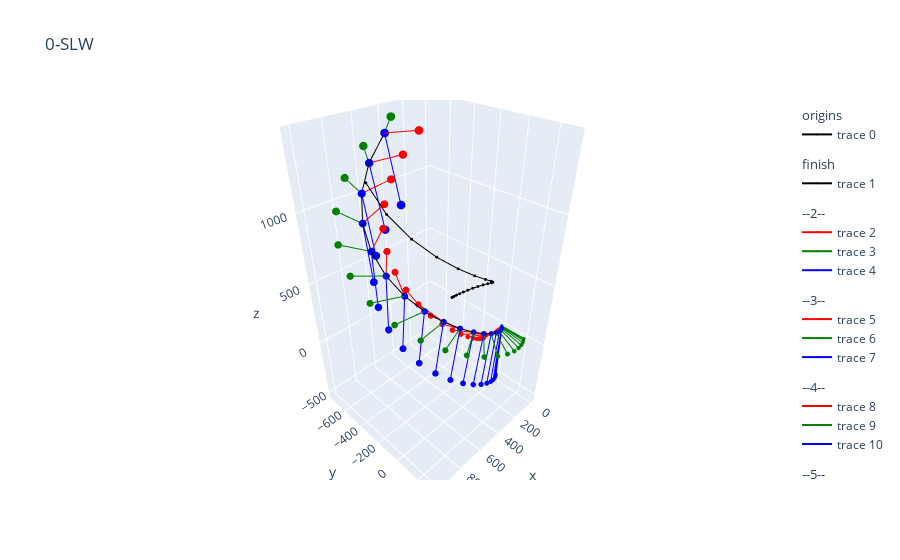
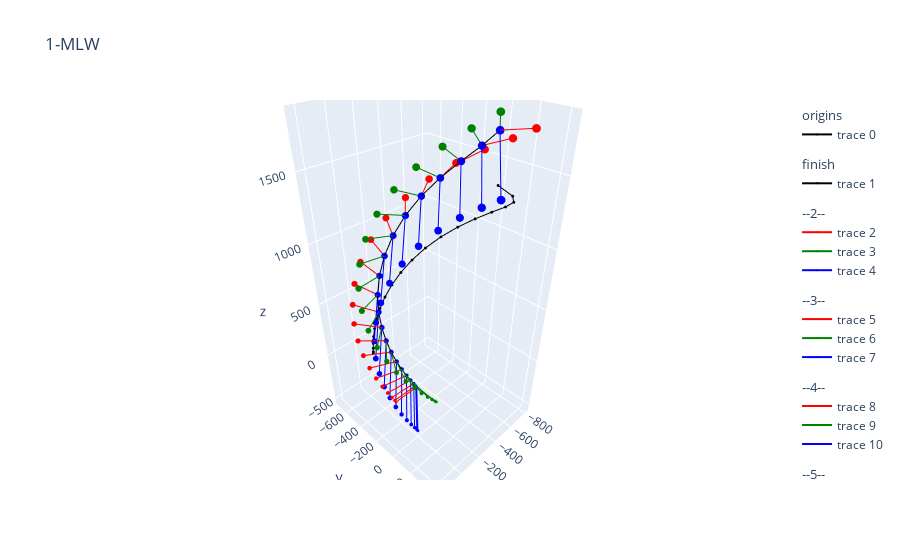
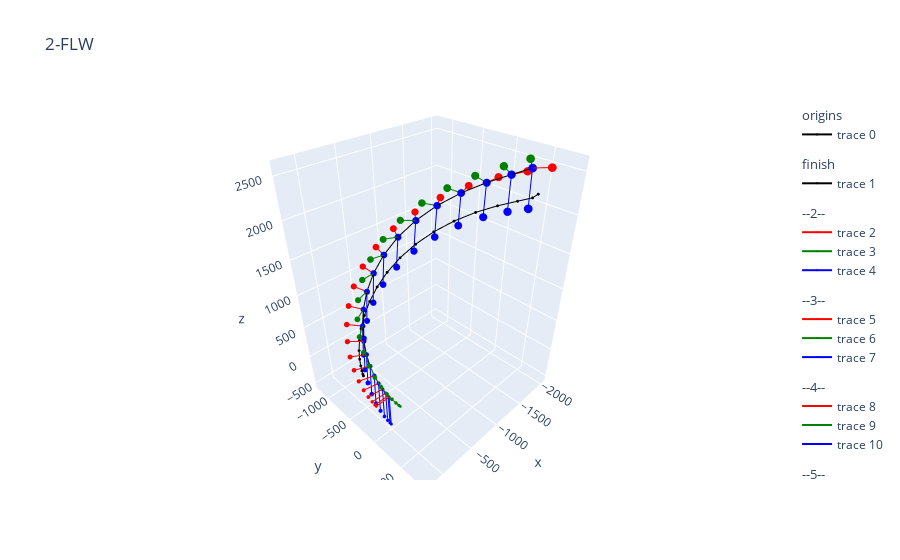
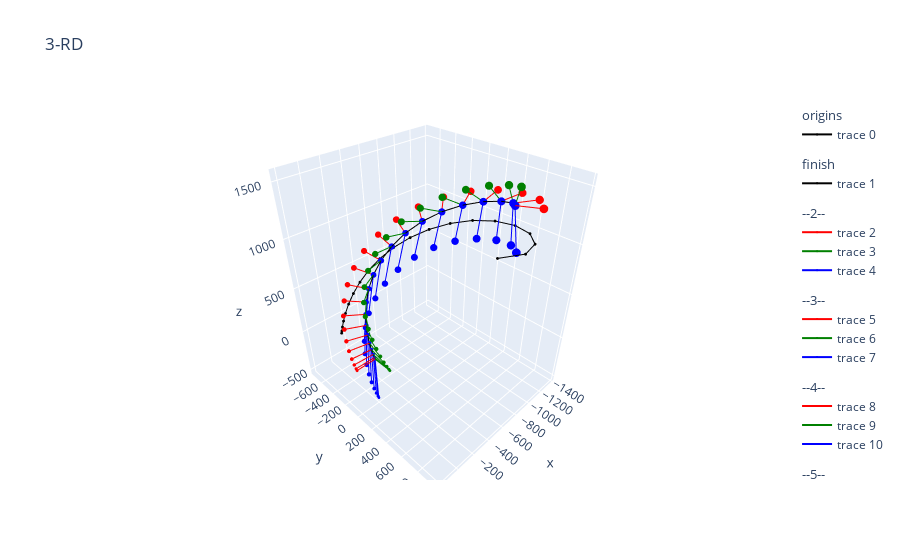

Write notebook code for charts like these, in order.
### Markdown cell above
## Display the Trace (Individual Sample)

### Code cell
for j in range(9):
    title = event_table[j][0]
    
    ## -------------------------------------------------------------
    # Compute the Trace
    mt = MotionTrace()

    for d in np.mean(X3[y==event_table[j][1]], axis=0):
        mt.forward(ap=d[3:], aax=d[0], aay=d[1], aaz=d[2])

    mt.trace

    # -------------------------------------------------------------
    # Draw
    data = []

    group_idx = 0

    # Draw origin and finish
    trace_origin = mt.trace_origin()
    trace_finish = mt.trace_finish()
    color = "black"

    data.append(
        go.Scatter3d(
            x=trace_origin[:, 0],
            y=trace_origin[:, 1],
            z=trace_origin[:, 2],
            marker={"size": 1, "color": color},
            line={"color": color, "width": 2},
            legendgroup=group_idx,
            legendgrouptitle={"text": 'origins'},
        )
    )
    group_idx += 1

    data.append(
        go.Scatter3d(
            x=trace_finish[:, 0],
            y=trace_finish[:, 1],
            z=trace_finish[:, 2],
            marker={"size": 1, "color": color},
            line={"color": color, "width": 2},
            legendgroup=group_idx,
            legendgrouptitle={"text": 'finish'},
        )
    )
    group_idx += 1

    # Draw legs
    for s, p in tqdm(zip(np.linspace(1, 3, len(mt.trace)), mt.trace)):
        origin = p[0]
        for axis, color, length in zip(p[1:], ["red", "green", "blue"], [200, 200, -500]):
            data.append(
                go.Scatter3d(
                    x=[origin[0], origin[0] + axis[0] * length],
                    y=[origin[1], origin[1] + axis[1] * length],
                    z=[origin[2], origin[2] + axis[2] * length],
                    marker={"size": s, "color": color},
                    line={"color": color, "width": 2},
                    legendgroup=group_idx,
                    legendgrouptitle={"text": f"--{group_idx}--"},
                )
            )
        group_idx += 1

    fig = go.Figure(data=data)
    fig.update_layout(
        title=title,
#         width=1000,
#         height=600,
        scene=dict(aspectratio=dict(x=1, y=1, z=1), aspectmode="data"),
    )
    fig.show()
